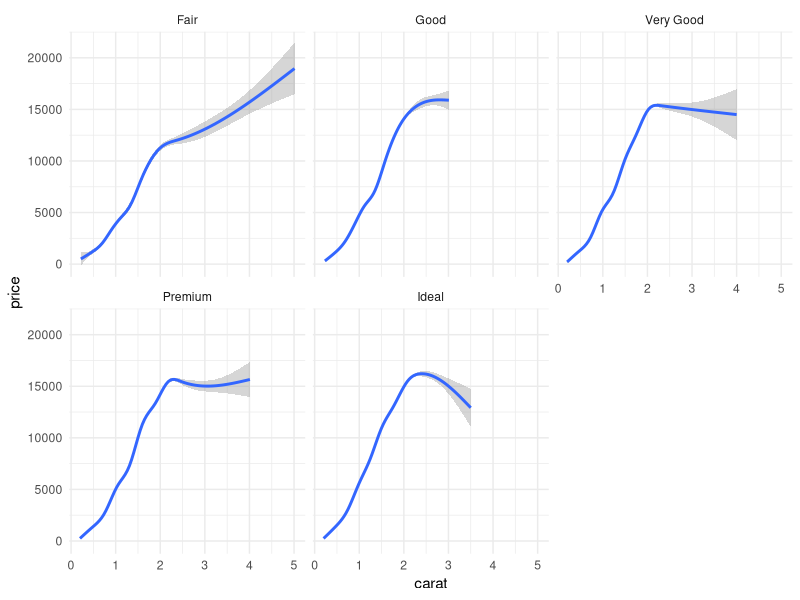

This chart was generated by the following R code:
## ---- chunk 1
knitr::opts_chunk$set(echo = FALSE)
## ---- chunk 2
library(ggplot2)
ggplot(diamonds, aes(carat, price)) + geom_smooth() +
  facet_wrap(~ cut) +
  theme_minimal()
